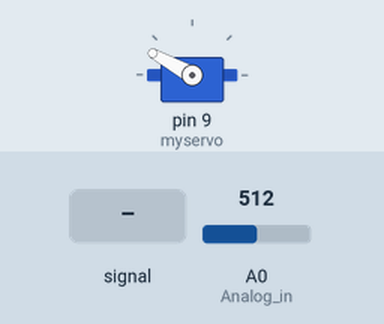
The sketch below on a simulated Arduino Uno, built with avr-gcc and run on an emulated ATmega328P. On the bench: servo. Inputs (shaded band) come from the test bench; at power-on: A0 (Analog_in) = 512.

Above: at 1.2 s.
1.3 s: A0 (Analog_in) fed a 200 Hz sine of ±255 counts around its level
At 3.23 s:
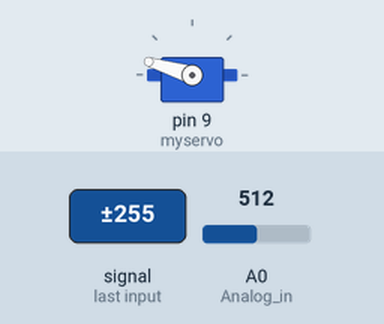
4.3 s: A0 (Analog_in) set to 716
5.8 s: A0 (Analog_in) set to 511
At 7.0 s:
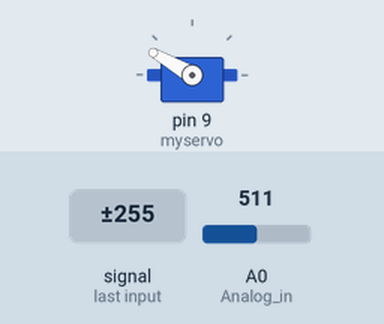
7.3 s: A0 (Analog_in) set to 306
At 7.8 s:
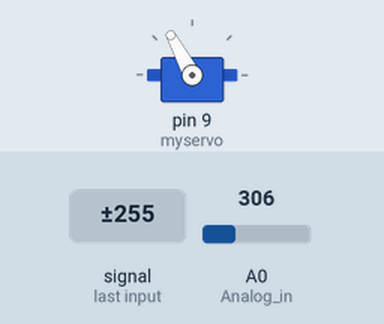
8.8 s: A0 (Analog_in) set to 300
At 11.37 s:
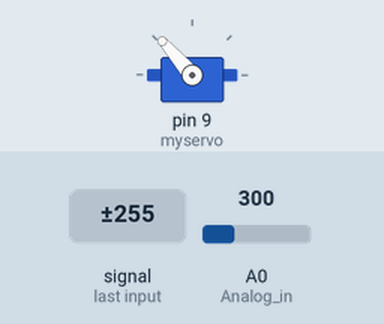
11.8 s: A0 (Analog_in) set to 150
Timing chart, 0 to 14.3 s (numbered marks = the images above; inputs shaded):
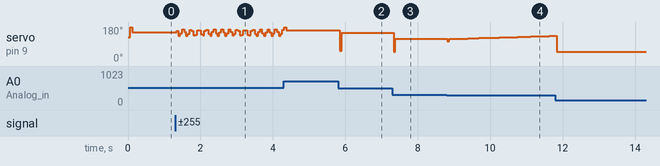

The sketch:

PID_balance_code.ino
```cpp
/* PID balance code with ping pong ball and distance sensor sharp 2y0a21
 *  by ELECTRONOOBS: https://www.youtube.com/channel/UCjiVhIvGmRZixSzupD0sS9Q
 *  Tutorial: http://electronoobs.com/eng_arduino_tut100.php
 *  Code: http://electronoobs.com/eng_arduino_tut100_code1.php
 *  Scheamtic: http://electronoobs.com/eng_arduino_tut100_sch1.php
 *  3D parts: http://electronoobs.com/eng_arduino_tut100_stl1.php
 */
#include <Wire.h>
#include <Servo.h>


///////////////////////Inputs/outputs///////////////////////
int Analog_in = A0;
Servo myservo;  // create servo object to control a servo, later attatched to D9
///////////////////////////////////////////////////////


////////////////////////Variables///////////////////////
int Read = 0;
float distance = 0.0;
float elapsedTime, time, timePrev;        //Variables for time control
float distance_previous_error, distance_error;
int period = 50;  //Refresh rate period of the loop is 50ms
///////////////////////////////////////////////////////


///////////////////PID constants///////////////////////
float kp=8; //Mine was 8
float ki=0.2; //Mine was 0.2
float kd=3100; //Mine was 3100
float distance_setpoint = 21;           //Should be the distance from sensor to the middle of the bar in mm
float PID_p, PID_i, PID_d, PID_total;
///////////////////////////////////////////////////////


void setup() {
  //analogReference(EXTERNAL);
  Serial.begin(9600);
  myservo.attach(9);  // attaches the servo on pin 9 to the servo object
  myservo.write(125); //Put the servco at angle 125, so the balance is in the middle
  pinMode(Analog_in,INPUT);
  time = millis();
}

void loop() {
  if (millis() > time+period)
  {
    time = millis();
    distance = get_dist(100);
    distance_error = distance_setpoint - distance;
    PID_p = kp * distance_error;
    float dist_diference = distance_error - distance_previous_error;
    PID_d = kd*((distance_error - distance_previous_error)/period);

    if(-3 < distance_error && distance_error < 3)
    {
      PID_i = PID_i + (ki * distance_error);
    }
    else
    {
      PID_i = 0;
    }

    PID_total = PID_p + PID_i + PID_d;
    PID_total = map(PID_total, -150, 150, 0, 150);

    if(PID_total < 20){PID_total = 20;}
    if(PID_total > 160) {PID_total = 160; }

    myservo.write(PID_total+30);
    distance_previous_error = distance_error;
  }
}


float get_dist(int n)
{
  long sum=0;
  for(int i=0;i<n;i++)
  {
    sum=sum+analogRead(Analog_in);
  }
  float adc=sum/n;
  //float volts = analogRead(adc)*0.0048828125;  // value from sensor * (5/1024)
  //float volts = sum*0.003222656;  // value from sensor * (3.3/1024) EXTERNAL analog refference

  float distance_cm = 17569.7 * pow(adc, -1.2062);
  //float distance_cm = 13*pow(volts, -1);
  return(distance_cm);
}
```

Measured:
- the behaviour switches between 301 and 300 on A0 (Analog_in) (found by bisection; images 3 and 4)
- after the input at 5.8 s, servo on pin 9 (myservo): 163° → 150° after 0.05 s
- after the input at 7.3 s, servo on pin 9 (myservo): 150° → 118° at once
